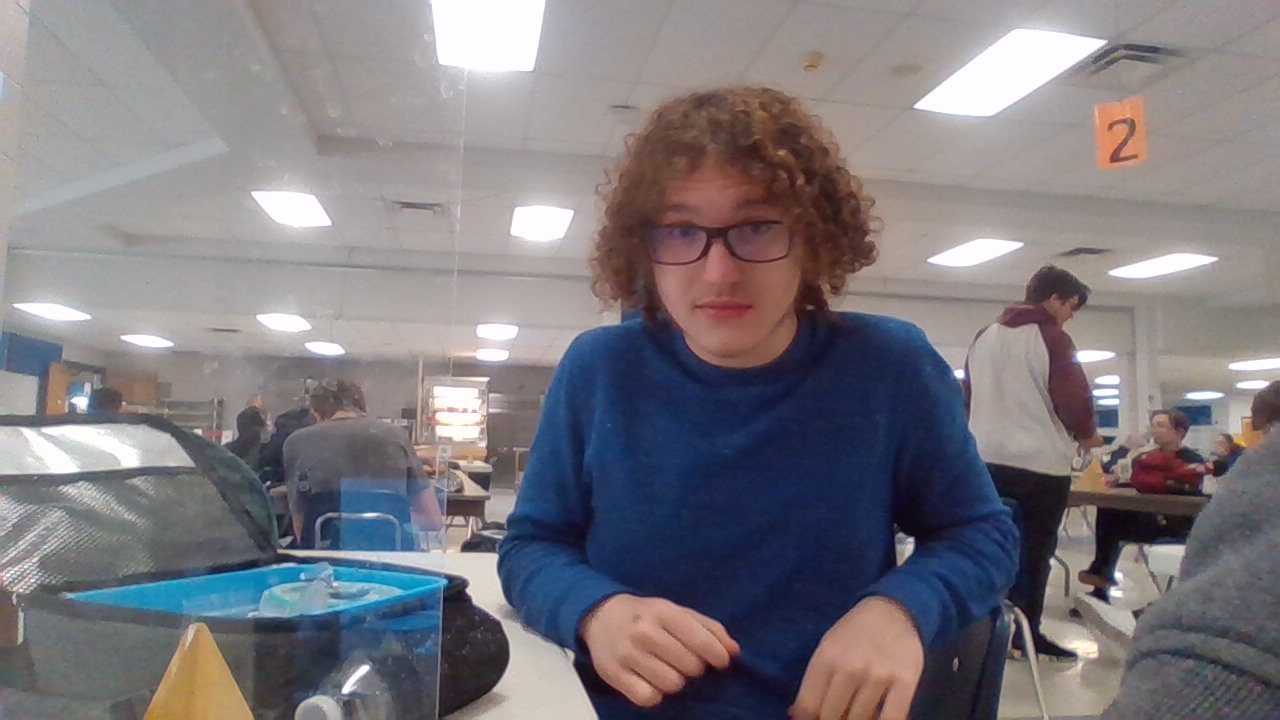
#> input picture IMG-to-Ascii/gabe.png, 1280 x 720 px
$ python main.py
#> lines starting #> are read from the running program, lines starting #| are printed output that depends on the picture
def luminace(rgb: tuple):
  r,g,b = rgb
  return (0.2126*r + 0.7152*g + 0.0722*b)**(1/2)


def toASCII(fp=None, image_object=None, transparent_background=False, char_shading=True, output_dim=None, scalefactor=0, null_char=' ', char_height_correction=True, rgb_color=False, background=None):
#> called with fp = 'gabe.png', transparent_background = False, char_shading = True, scalefactor = 0.6, null_char = ' ', char_height_correction = True, rgb_color = True
  from PIL import Image, ImageOps
  import math, random

  with Image.open(fp=fp) if fp != None else image_object as input_image:
#> input_image is the input picture: PIL image 1280x720 RGB; mean R, G, B 124.7, 120.7, 125.9
    if output_dim is not None:
      input_image = input_image.resize(output_dim)
    if scalefactor != 0:
      input_image = input_image.resize((math.floor(input_image.width*scalefactor), math.floor(input_image.height*scalefactor)))
#> input_image: PIL image 768x432 RGB
    if char_height_correction:
      input_image = input_image.resize((input_image.width,round(input_image.height/2)))
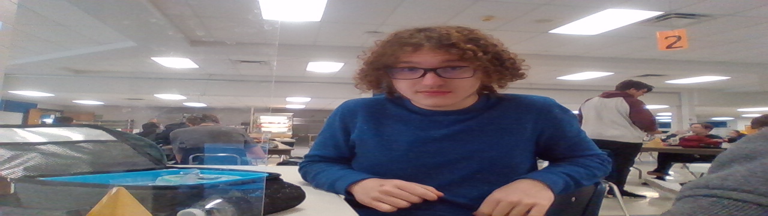
#> input_image: PIL image 768x216 RGB; mean R, G, B 124.7, 120.7, 125.9

    filtered_image = ImageOps.grayscale(input_image)
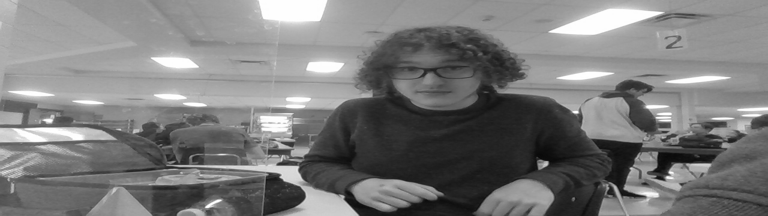
#> filtered_image: PIL image 768x216 L; min 9, max 255, mean 122.5
    input_image = input_image.convert('RGB')
    output_text = [[' ' for x in range(input_image.width)] for y in range(input_image.height)]
    comp_data = [[(filtered_image.getpixel((x_,y_))) for x_ in range(filtered_image.width)] for y_ in range(filtered_image.height)]
#> comp_data = 216 items

    char_set = '''$@B%8&WM#*oahkbdpqwmZ0OQLCJXcvxrjft/\|(){}[]?-_+~<>i!lI;:,"^`'. '''
    luminace_map = {}
    index = 0
    for i in range(1,257,256//len(char_set)):
      luminace_map.update({tuple([r for r in range(i, i+(256//len(char_set)))]) : char_set[index]})
      index += 1

    for y in range(filtered_image.height):
      for x in range(filtered_image.width):
        for i,v in enumerate(luminace_map.keys()):
          if comp_data[y][x] == 0 and transparent_background:
            if background is not None:
              output_text[y][x] = f'\033[48;2;{background[0]};{background[1]};{background[2]}m{null_char}\033[0m' if rgb_color else luminace_map[v]
            else:
              output_text[y][x] = null_char
            break
          if comp_data[y][x] in v:
            r,g,b = input_image.getpixel((x,y))
            if background is not None:
              output_text[y][x] = f'\033[48;2;{background[0]};{background[1]};{background[2]}m\033[38;2;{r};{g};{b}m{luminace_map[v]}\033[0m' if rgb_color else luminace_map[v]
            else:
              output_text[y][x] = f'\033[38;2;{r};{g};{b}m{luminace_map[v] if char_shading else "█"}\033[0m' if rgb_color else luminace_map[v]
            break
#> after the loop, output_text = 216 items

    output = ''
    for y in range(filtered_image.height):
      for i,v in enumerate(output_text[y]):
        output += ''.join(str(v))
      output += '\n'

  return output

import time
data = toASCII('gabe.png', scalefactor=.6, rgb_color=True, char_shading=True)
for i,v in enumerate(data):
  print(v, end='', flush=True)
with open('output_file.txt', 'w') as output:
  output.write(data)
  output.close()
